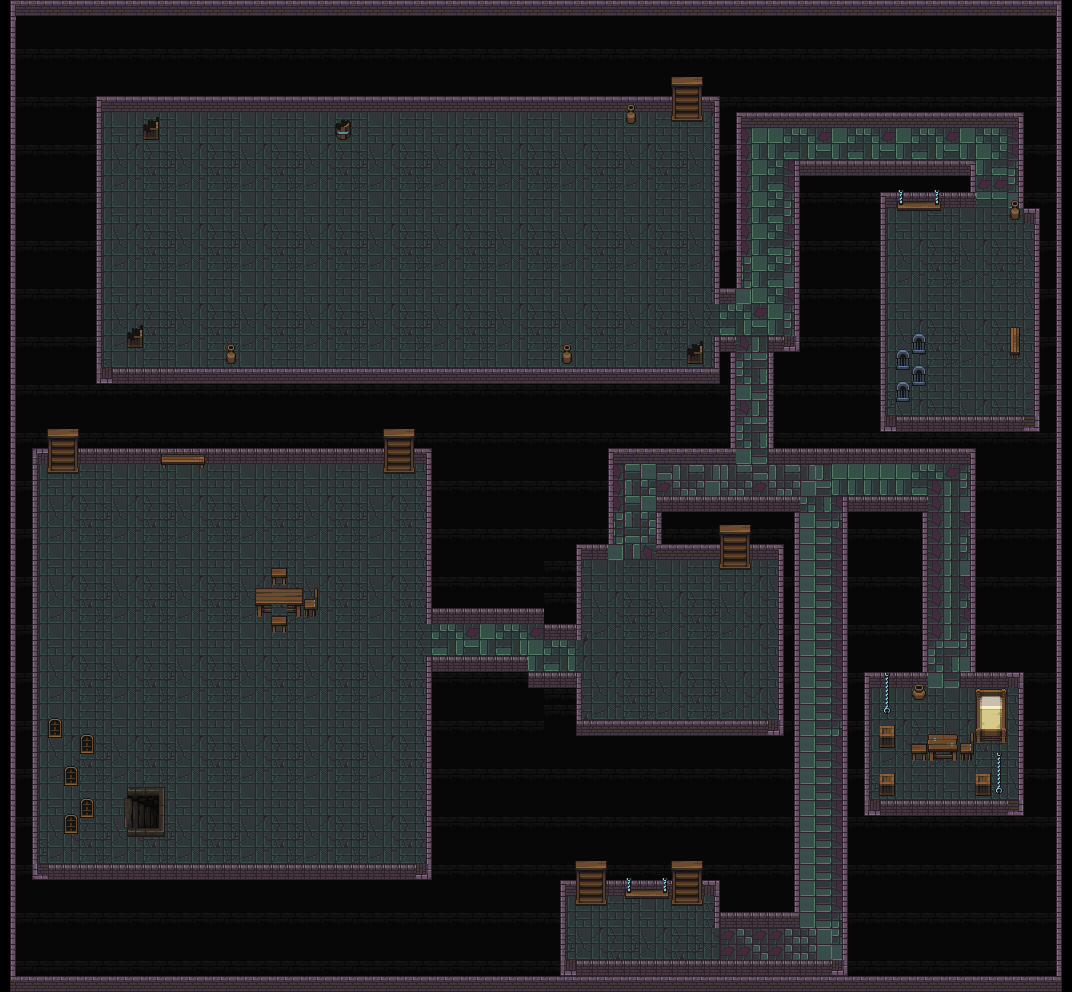

A 2D game scene composited from a Tiled map and its tileset images. What follows is a short description and the map's XML, with each tile layer's data collapsed to a summary:
An orthogonal 67x62 tile map with 16x16 px tiles, 4 tile layers (Suelo, Salas, Muros, Objetos), 4 tilesets and 10 objects (7x Slime, Escalera, Llave, Cofre).

<map version="1.10" tiledversion="1.10.2" orientation="orthogonal" renderorder="right-down" width="67" height="62" tilewidth="16" tileheight="16" infinite="0" nextlayerid="25" nextobjectid="73">
 <tileset firstgid="1" source="Tiles.tsx" />
 <tileset firstgid="626" source="Objetos.tsx" />
 <tileset firstgid="1251" source="mainlevbuild.tsx" />
 <tileset firstgid="3811" source="TilesMazmorraFinal.tsx" />
 <layer id="17" name="Suelo" width="67" height="62">
  <data>[4154 cells, 4141 non-empty, 52 distinct tile ids]</data>
 </layer>
 <layer id="18" name="Salas" width="67" height="62">
  <data>[4154 cells, 1801 non-empty, 28 distinct tile ids]</data>
 </layer>
 <layer id="24" name="Muros" width="67" height="62">
  <data>[4154 cells, 577 non-empty, 15 distinct tile ids]</data>
 </layer>
 <layer id="5" name="Objetos" width="67" height="62" offsetx="-1" offsety="-20">
  <data>[4154 cells, 148 non-empty, 75 distinct tile ids]</data>
 </layer>
 <objectgroup id="15" name="Escalera" class="Escalera" locked="1">
  <object id="22" name="Escalera" type="Escalera" x="127.417" y="792.667" width="31.5" height="35.1667" />
 </objectgroup>
 <objectgroup id="10" name="Llaves">
  <object id="11" name="Llave2" type="Llave" x="959.5" y="395" />
 </objectgroup>
 <objectgroup id="8" name="Enemigos">
  <object id="4" name="Enemigo1" type="Slime" x="940.667" y="271" />
  <object id="5" name="Enemigo2" type="Slime" x="675" y="646" />
  <object id="6" name="Enemigo4" type="Slime" x="265.909" y="534.455" />
  <object id="36" name="Enemigo7" type="Slime" x="240.091" y="272.273" width="16" height="14.4545" />
  <object id="35" name="Enemigo6" type="Slime" x="454" y="170" />
  <object id="33" name="Enemigo3" type="Slime" x="278" y="679" />
  <object id="34" name="Enemigo5" type="Slime" x="111" y="614" />
 </objectgroup>
 <objectgroup id="9" name="Cofres">
  <object id="32" name="Cofre1" type="Cofre" x="630.545" y="934.091" />
 </objectgroup>
 <objectgroup id="11" name="Colision" />
</map>
